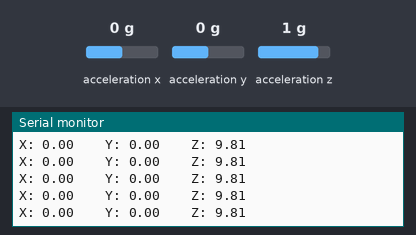
The sketch below on a simulated Arduino Uno, built with avr-gcc and run on an emulated ATmega328P. Parts: the last lines printed to the serial monitor. Inputs (shaded band) come from the test bench; at power-on: acceleration x 0 g, acceleration y 0 g, acceleration z 1 g.

Above: at 1.2 s.
1.3 s: acceleration x set to -1.4 g
At 1.34 s:
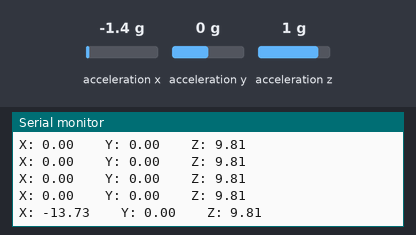
2.8 s: acceleration y set to -1.4 g
At 2.87 s:
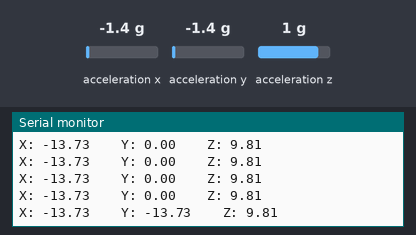
4.3 s: acceleration z set to -1.4 g
At 4.31 s:
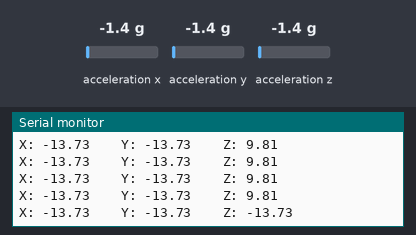

Measured:
- after the input at 1.3 s, the serial monitor: prints a new line at once (image 1)
- after the input at 2.8 s, the serial monitor: prints a new line after 0.07 s (image 2)
- after the input at 4.3 s, the serial monitor: prints a new line at once (image 3)

The sketch:

adxl345_xyz_code.ino
```cpp
#include <Wire.h> // Include the Wire library for I2C communication
#include <Adafruit_Sensor.h>
#include <Adafruit_ADXL345_U.h>

Adafruit_ADXL345_Unified accel = Adafruit_ADXL345_Unified(12345); // Use address 0x12345, or whatever address your sensor is at

void setup() {
  Serial.begin(9600); // Initialize serial communication
  Serial.println("ADXL345 test"); // Print a test message

  if(!accel.begin()) { // Initialize the ADXL345 sensor
    Serial.println("Ooops, no ADXL345 detected ... Check your wiring?");
    while(1);
  }
}

void loop() {
  sensors_event_t event;
  accel.getEvent(&event); // Read the accelerometer data

  // Print the acceleration values on the serial monitor
  Serial.print("X: "); Serial.print(event.acceleration.x);
  Serial.print("  \tY: "); Serial.print(event.acceleration.y);
  Serial.print("  \tZ: "); Serial.println(event.acceleration.z);

  delay(100); // Delay for stability
}
```
